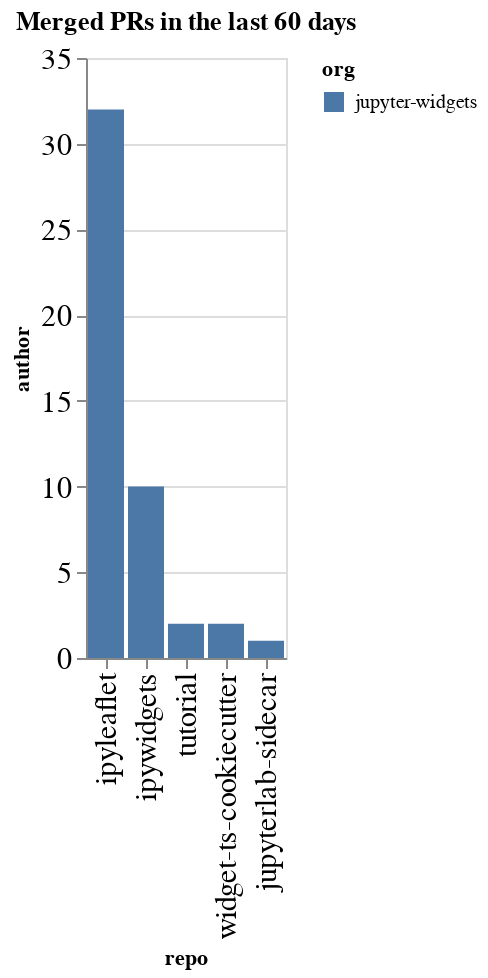

The notebook cell saved with this chart:
### Code cell
prs_by_repo = merged.groupby(['org', 'repo']).count()['author'].reset_index().sort_values(['org', 'author'], ascending=False)
alt.Chart(data=prs_by_repo, title=f"Merged PRs in the last {n_days} days").mark_bar().encode(
    x=alt.X('repo', sort=prs_by_repo['repo'].values.tolist()),
    y='author',
    color='org'
)

### Figure 1 — Vega-Lite specification as saved in the notebook (floating-point values rounded to 4 significant figures)
{"config": {"axisLeft": {"labelFontSize": 15}, "axisBottom": {"labelFontSize": 15}}, "data": {"name": "data-e402510519b964c67165522211d74d31"}, "mark": "bar", "encoding": {"color": {"type": "nominal", "field": "org"}, "x": {"type": "nominal", "field": "repo", "sort": ["ipyleaflet", "ipywidgets", "tutorial", "widget-ts-cookiecutter", "jupyterlab-sidecar"]}, "y": {"type": "quantitative", "field": "author"}}, "title": "Merged PRs in the last 60 days", "$schema": "https://vega.github.io/schema/vega-lite/v4.0.2.json", "datasets": {"data-e402510519b964c67165522211d74d31": [{"org": "jupyter-widgets", "repo": "ipyleaflet", "author": 32}, {"org": "jupyter-widgets", "repo": "ipywidgets", "author": 10}, {"org": "jupyter-widgets", "repo": "tutorial", "author": 2}, {"org": "jupyter-widgets", "repo": "widget-ts-cookiecutter", "author": 2}, {"org": "jupyter-widgets", "repo": "jupyterlab-sidecar", "author": 1}]}}
